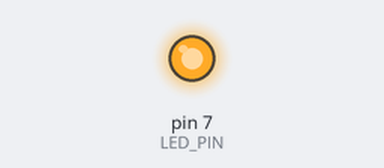
The sketch below on a simulated Arduino Uno, built with avr-gcc and run on an emulated ATmega328P. Shown: output pins drawn as LEDs (lit = HIGH).

Above: at 1.0 s.
At 2.9 s:
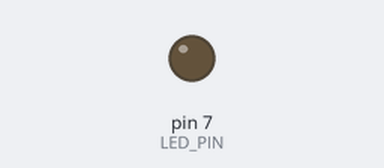
Timing chart, 0 to 5.2 s (numbered marks = the images above):
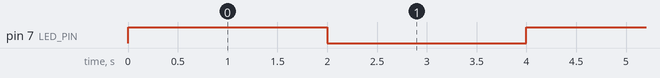

The sketch:

ctcmode_timer8.ino
```cpp
#include <avr/io.h>
#include <avr/interrupt.h>

#define LED_PIN 7

void setup()
{
  DDRD |= (1 << LED_PIN);
  TCCR1A = 0;
  TCCR1B = 0;
  TCCR1B |= (1 << WGM12);   // Set CTC mode
  TCCR1B |= (1 << CS12) | (1 << CS10);    //Setting prescalar value to 1024
  OCR1A = 31249;          // Delay of 2 seconds (Blinking/ toogling of an LED)
  TIMSK1 |= (1 << OCIE1A);
  sei();                // Enable all global interrupts

}

void loop()
{
  // put your main code here, to run repeatedly:

}

ISR (TIMER1_COMPA_vect)
{
  PORTD ^= (1 << LED_PIN);
}
```

Measured:
- by itself, pin 7 (LED_PIN): alternates HIGH for 2.0 s and LOW for 2.0 s
